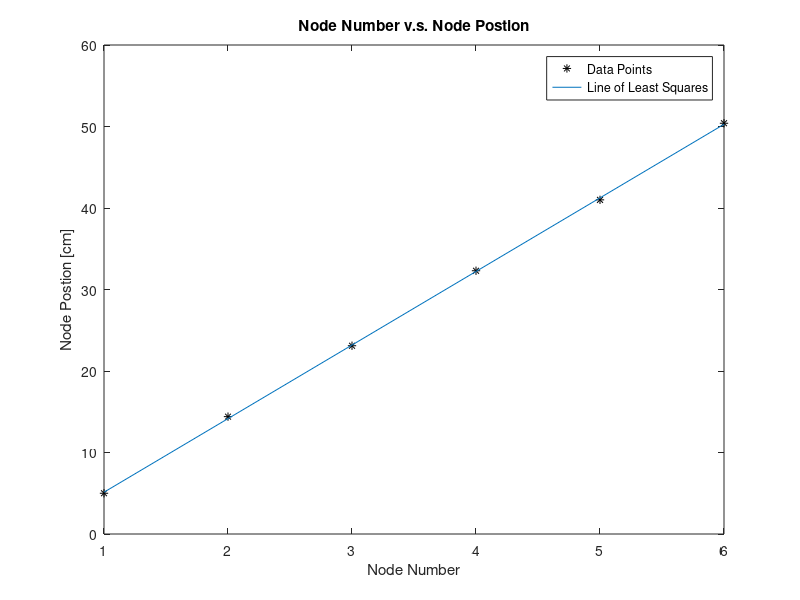

Reproduce this figure in MATLAB.
%ASEN 2012 HW 3
%AUTHOR: BEN HAGENAU
%DATE: 10/12/16

%This script will call functions to display the answers to question 8.15.

%Question Description: Kundt's tube is a device for measuring the wave
%length of sound. The experimenter sets up a standing wave inside a glass
%tube in which he or she sprinkled a light power. The vibration of the air
%causes the power to more and eventually to collect in small piles at the
%displacement ndes of the standing wave. Distance between the nodes is
%half of the wave length.
%A student finds six nodes which are all equal distance apart, half of the
%wavelength. Thier positions satisfy the equation s = A +Bn. B = half of
%the wave length. s is the position of the node. 

%Process: (1) Calculate A and B using weighted least squares. 
%(2) Calculate wavelength uncertainty. (3) plot.

%House keeping
clear all; 
clc;

%Create data matrix [Node number n, position s]
data(:,1) = [1 2 3 4 5 6]; 
data(:,2) = [5.0 14.4 23.1 32.3 41.0 50.4]; %[cm]

%Create 'a' matrix 
a = ones(length(data),2);
a(:,1) = data(:,1);
%Create d matrix
d = data(:,2);
%Calculate coefficients [m b] => [B A]
coeff = ((a'*a)^-1)*a'*d;
%Define B and A
B = coeff(1);
A = coeff(2);
%Calculate wave length [cm]
wavelength = 2*B; 
%Calculate error in wavelength [cm]
Q = (a'*a)^-1;
wavelength_error = Q(1)*2; 

%PLOT
figure
%plot data
plot(data(:,1),data(:,2),'k*');
hold on
%plot line of best fit
plot(data(:,1),A+B*data(:,1));
hold on
%plot key
legend('Data Points','Line of Least Squares');
%plot title
title('Node Number v.s. Node Postion');
%label axis'
xlabel('Node Number');
ylabel('Node Postion [cm]');

%Write output to text file
fprintf(fopen('output_815.txt','w'), 'A, y-intercept: %3.2f\nB, wavelength/2: %3.2f\nWavelength: %3.2f [cm]\nUncertainty in wavelength: %3.1f [cm]', A,B,wavelength,wavelength_error);








